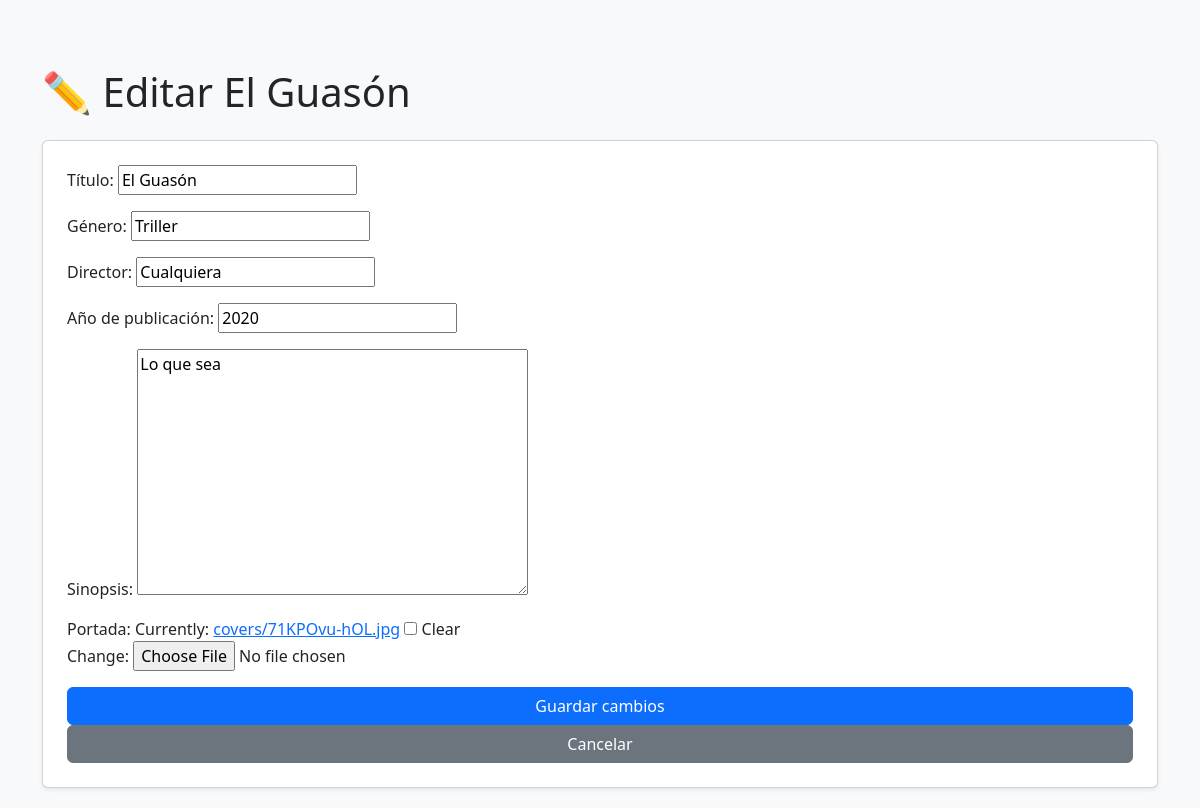
/movie/4/edit/, run on the app's committed database.
### movies/models.py (models this page shows, shortened)
class Movie(models.Model):
    title = models.CharField("Título", max_length=200)
    genre = models.CharField("Género", max_length=100)
    director_name = models.CharField("Director", max_length=100)
    release_year = models.PositiveIntegerField("Año de publicación")
    synopsis = models.TextField("Sinopsis")
    cover_image = models.ImageField("Portada", upload_to='covers/', blank=True, null=True)

### movies/views.py (the view)
# urls.py: path('movie/<int:movie_id>/edit/', views.edit_movie, name='edit_movie'),
def edit_movie(request, movie_id):
    movie = get_object_or_404(Movie, pk=movie_id)
    if request.method == 'POST':
        form = MovieForm(request.POST, request.FILES, instance=movie)
        if form.is_valid():
            form.save()
            return redirect('index')
    else:
        form = MovieForm(instance=movie)
    return render(request, 'movies/edit_movie.html', {'form': form, 'movie': movie})

### movies/forms.py
class MovieForm(forms.ModelForm):
    class Meta:
        model = Movie
        fields = ['title', 'genre', 'director_name', 'release_year', 'synopsis', 'cover_image']

### movies/templates/movies/edit_movie.html (shortened to what this page needs)
<!DOCTYPE html>
<html>
<head>
    {% load static %}
    <link rel="stylesheet" href="{% static 'movies/style.css' %}">
    <link href="https://cdn.jsdelivr.net/npm/bootstrap@5.3.3/dist/css/bootstrap.min.css" rel="stylesheet">
</head>
<body class="bg-light">
    <div class="container mt-5">
        <h1 class="mb-4">✏️ Editar {{ movie.title }}</h1>
        <form method="post" enctype="multipart/form-data" class="card p-4 shadow-sm">
            {{ form.as_p }}
            <button type="submit" class="btn btn-primary">Guardar cambios</button>
            <a href="{% url 'index' %}" class="btn btn-secondary">Cancelar</a>
        </form>
    </div>
</body>
</html>

### movies/static/movies/style.css (style rules this page uses)
body { font-family: Arial, sans-serif; background-color: #f4f4f4; padding: 20px; }
h1 { color: #333; }

### data on the page
Movie: title "El Guasón", genre "Triller", director_name "Cualquiera", release_year "2020", synopsis "Lo que sea"
